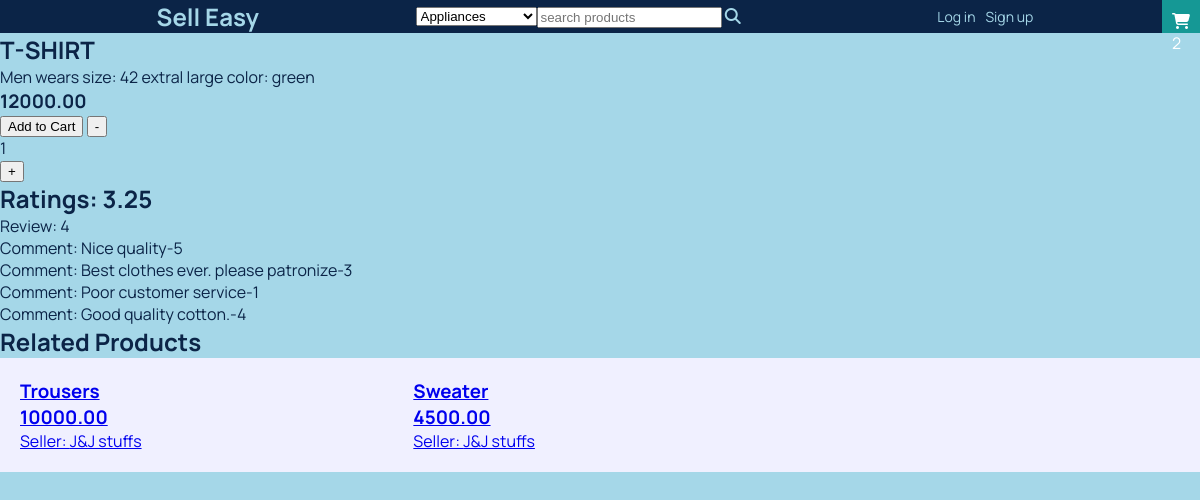
/products/1, run on the app's committed database.
### core/models.py (models this page shows, shortened)
class Product(models.Model):
    store = models.ForeignKey(Store, on_delete=models.DO_NOTHING, related_name="products", null=True)
    category = models.ForeignKey(Category, on_delete=models.DO_NOTHING, related_name="products", null=True)
    name = models.CharField(max_length=100)
    desc = models.TextField()
    price = models.DecimalField(decimal_places=2, max_digits=10)
    is_available = models.BooleanField(default=True)
    date_created = models.DateField(auto_now_add=True)
    @property
    def num_reviews(self):
        num = self.ratings.count()
        return num
    @num_reviews.getter
    def get_num_reviews(self):
        return self.num_reviews
    def average_rating(self):
        rating = self.ratings.aggregate(models.Sum('rating'))
        total = rating.get('rating__sum')
        return (total/self.get_num_reviews) if total is not None and self.get_num_reviews is not None else 0

class Rating(models.Model):
    product = models.ForeignKey(Product, related_name="ratings", on_delete=models.CASCADE)
    rating = models.IntegerField(default=0, validators=[MaxValueValidator(5), MinValueValidator(0)])
    remark = models.CharField(max_length=200)

class Store(models.Model):
    owner = models.OneToOneField(Profile, on_delete=models.CASCADE)
    tagline = models.CharField(max_length=200)
    name = models.CharField(max_length=100)

### core/views.py (the view)
# urls.py: path('products/<int:id>', views.product, name="product"),
def product(request, id):
    product = Product.objects.get(id=id)
    related_products = Product.objects.filter(category=product.category).exclude(id=product.id)
    return render(request, 'core/detail.html', {'product':product, 'related_products':related_products})

### core/templates/core/detail.html (shortened to what this page needs)
{% extends 'base.html'%}
{% load static%}
{% block content %}
    <div class="container">
        <h2>{{product.name|upper}}</h2>
        <p>{{product.desc}}</p>
        <h3>{{product.price}}</h3>
        <span>
            <button class="cart-btn">Add to Cart</button>
            <span>
                <button>-</button>
                <p>1</p>
                <button>+</button>
            </span>
        </span>
        {% with reviews=product.get_num_reviews ratings=product.average_rating%}
        <div class="rating">
            <h2>Ratings: {{ratings}}</h2>
            <p>Review: {{reviews}}</p>
        </div>
        {% endwith %}
        <div class="reviews">
            {% for rating in product.ratings.all%}
                <p>Comment: {{rating.remark}}-{{rating.rating}}</p>
            {% endfor %}
        </div>
    </div>
    <div>
        <h2>Related Products</h2>
            <div style="display:grid; grid-template-columns:1fr 1fr 1fr; padding:20px; gap: 20px; background-color:#f0f0ff">
                {% for product in related_products%}
                <a href="{% url 'product' product.id %}">
                    <div>
                        <h3>{{product.name}}</h3>
                        <h3>{{product.price}}</h3>
                        <p>Seller: {{product.store.name}}</p>
                    </div>
                </a>
                {% endfor %}
            </div>
    </div>
{% endblock%}

### static/base.css (style rules this page uses)
:root { --background-color: #A5D7E8; --main-color: #0B2447; --accent-color: #159895; --accent-color-1: #576CBC; --accent-color-2: #19376D; }
* { margin:0; box-sizing: border-box; }
body { font-family: 'Manrope'; font-size:16px; background-color: var(--background-color); color:var(--main-color) }

### data on the page
Product: name "T-SHIRT", desc "Men wears size: 42 extral large color: green", price "12000.00"
Rating: remark "Nice quality", rating "5"
Rating: remark "Best clothes ever. please patronize", rating "3"
Rating: remark "Poor customer service", rating "1"
Rating: remark "Good quality cotton.", rating "4"
Product: name "Trousers", price "10000.00", store.name "J&J stuffs"
Product: name "Sweater", price "4500.00", store.name "J&J stuffs"

### other printed values
{{ 2 }} "2"
{{ ratings }} "3.25"
{{ reviews }} "4"
